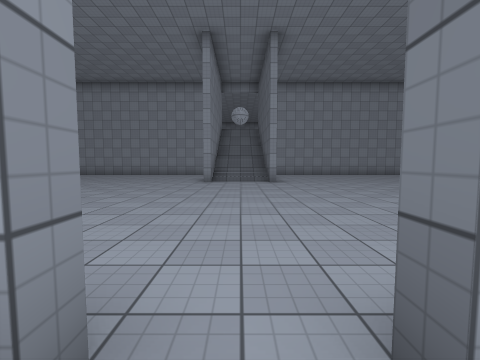
View 1 (above)

23 first-person views from a walk through a Unity game level. The camera is 1.3 m above the floor, tilts 4° down and sees 90° across. The floor is counted in squares, 2 m on a side. Each view is taken from the middle of a square. On the plan, view 1 faces up. The plan holds only what a view shows up to about 9 squares ahead; the rest is blank. The player character is not drawn. Door leaves are left out, so doorways stand open. Surface patterns are stand-ins for the level's own textures.

View 2
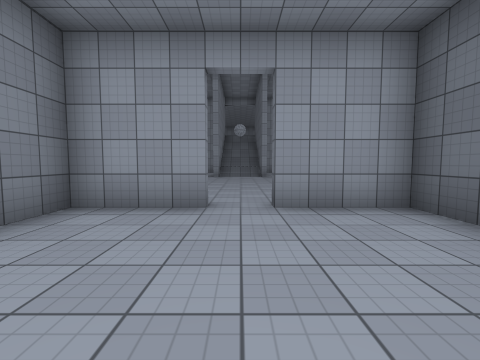

View 3
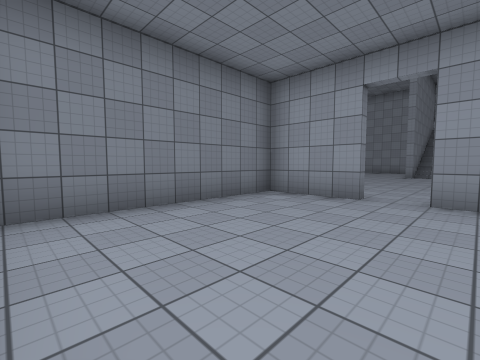

View 4
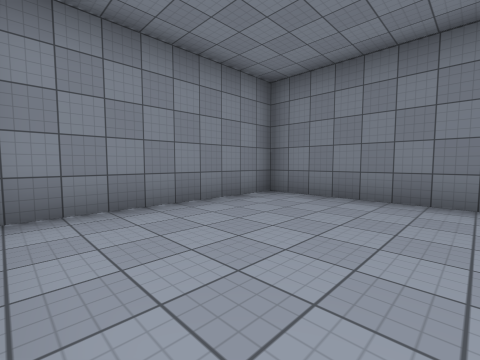

View 5
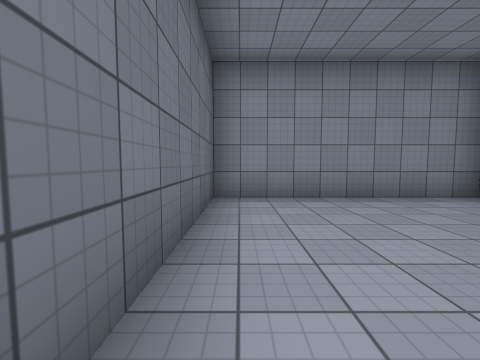

View 6
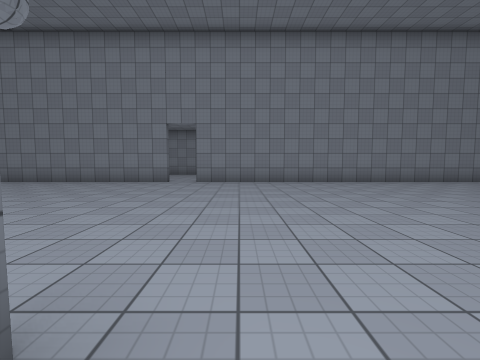

View 7
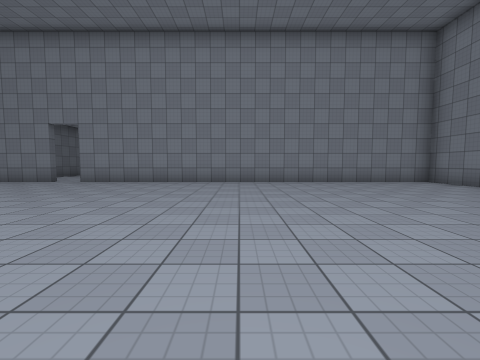

View 8
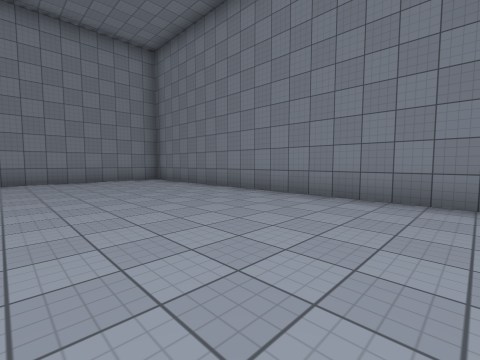

View 9
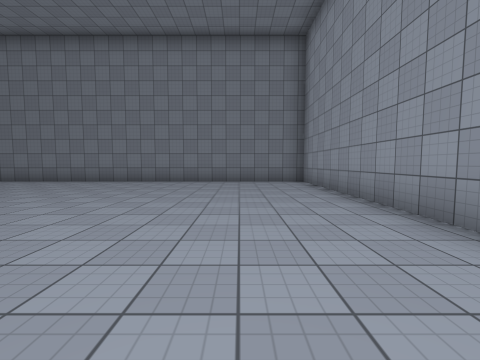

View 10
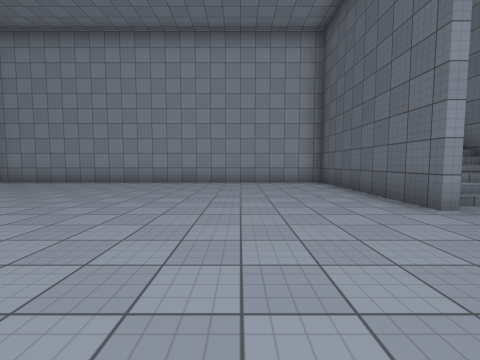

View 11
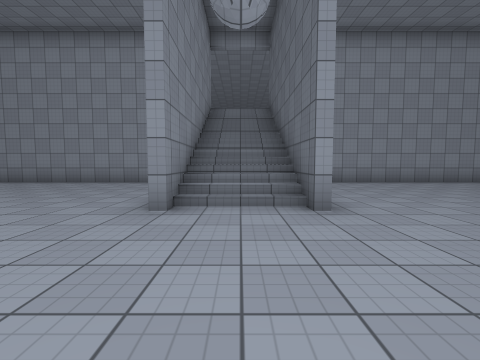

View 12
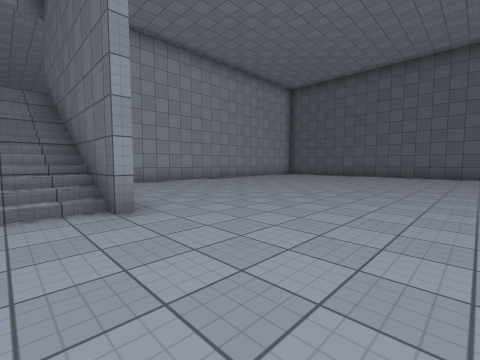

View 13
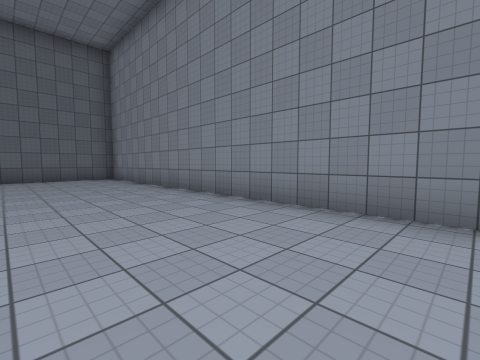

View 14
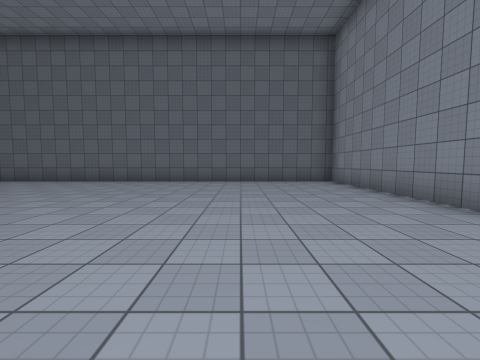

View 15
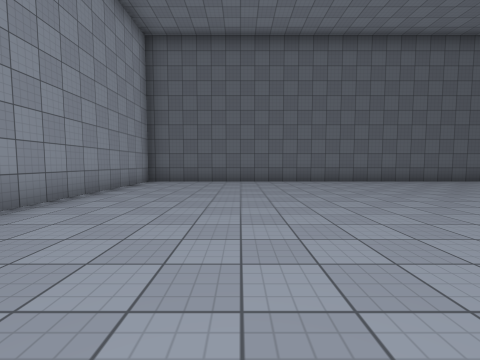

View 16
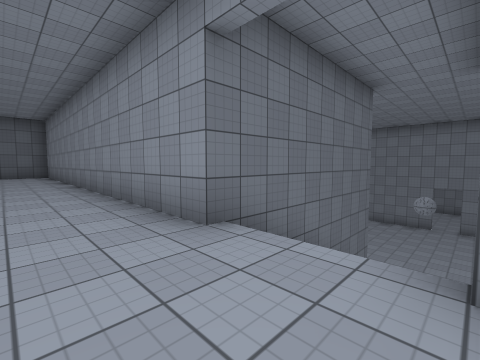

View 17
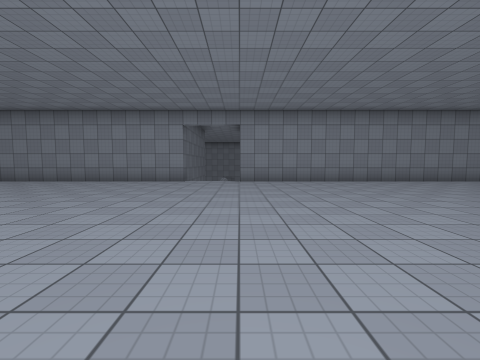

View 18
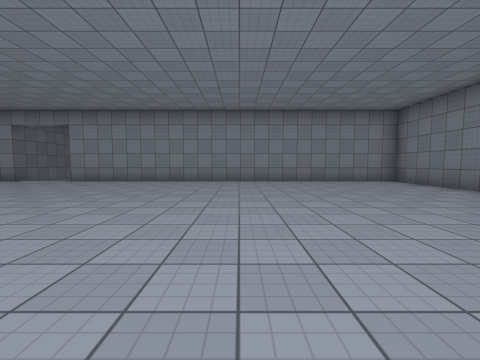

View 19
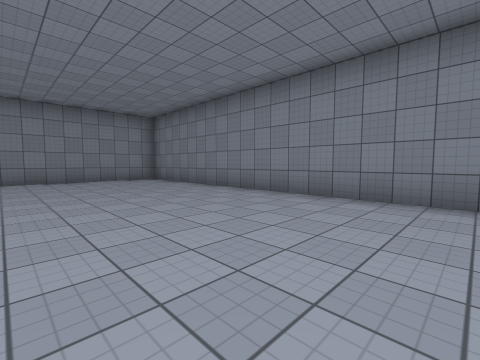

View 20
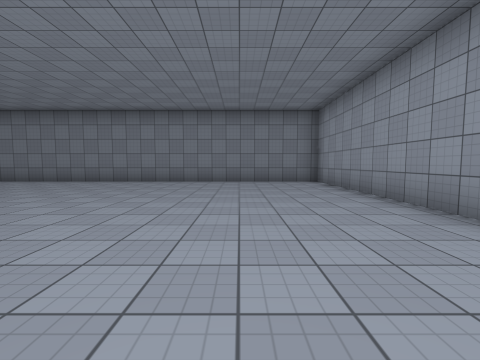

View 21
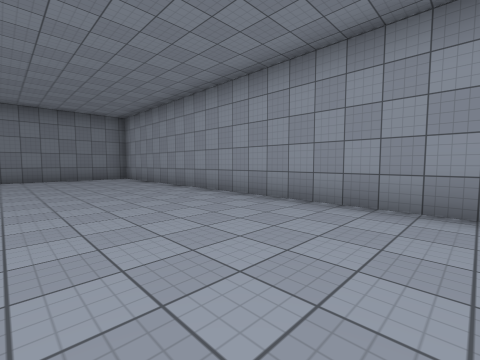

View 22
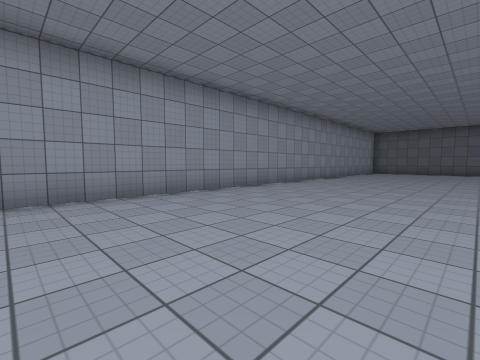

View 23
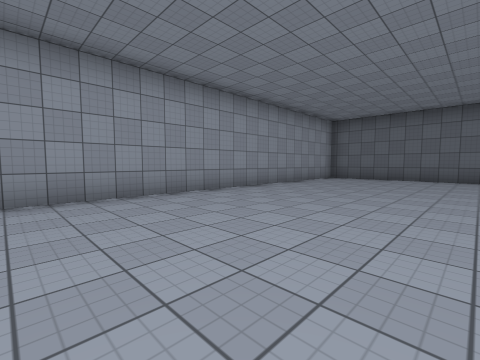

### Floor plan
Key: @ floor where view 1 was taken; # wall or solid block; . main floor; : floor 5 m higher than the main floor; / step, stairs or slope; D open door.
Columns run from 13 left of view 1 to 13 right of it. Each row starts with its distance up from view 1.
 26 ########################
 25 #:::::::::::::::::::::::
 24 #::::::::::::::::::::::::
 23 #:::::::::::::::::::::::::#
 22 #:::::::::::::::::::::::::#
 21 #::::::: :::::::::::::::::#
 20 #:::::::: :::::
 19 #:::::::::::::::
 18 #::::::::::::::::
 17 #:::::::::::::::::
 16 #::::::::::::::::::
 15 #:::::::::::::::::::::::
 14 #:::::::::::DDD:::::::::
 13 ############DDD############
 12 #...........#/#...........#
 11 #...........#/#...........#
 10 #...........#/#...........#
  9 #...........#/#...........#
  8 #.........................#
  7 #.........................#
  6 #.........................#
  5 #.........................#
  4 #.........................#
  3 #.........................#
  2 #.........................#
  1 #.........###D###.........#
  0 ###########..@..###########
 -1           #.....#
 -2           #.....#
 -3           #.....#
 -4           #.....#
 -5           #######

Where each view was taken, in squares from view 1:
view 1: 0 up, 0 right, facing up
view 2: 3 down, 0 right, facing up
view 3: 4 down, 1 right, facing up-left
view 4: 1 down, 2 right, facing down-left
view 5: 0 up, 2 right, facing down
view 6: 9 up, 2 left, facing down
view 7: 9 up, 6 left, facing down
view 8: 10 up, 8 left, facing down-left
view 9: 11 up, 4 left, facing left
view 10: 5 up, 4 left, facing up
view 11: 5 up, 0 right, facing up
view 12: 5 up, 0 right, facing up-right
view 13: 4 up, 2 right, facing down-right
view 14: 4 up, 4 right, facing right
view 15: 10 up, 4 right, facing right
view 16: 15 up, 1 left, facing down-right
view 17: 22 up, 1 left, facing down
view 18: 22 up, 7 left, facing down
view 19: 23 up, 8 left, facing down-left
view 20: 23 up, 4 left, facing left
view 21: 22 up, 2 left, facing up-left
view 22: 21 up, 4 left, facing up-right
view 23: 21 up, 2 right, facing up-right
